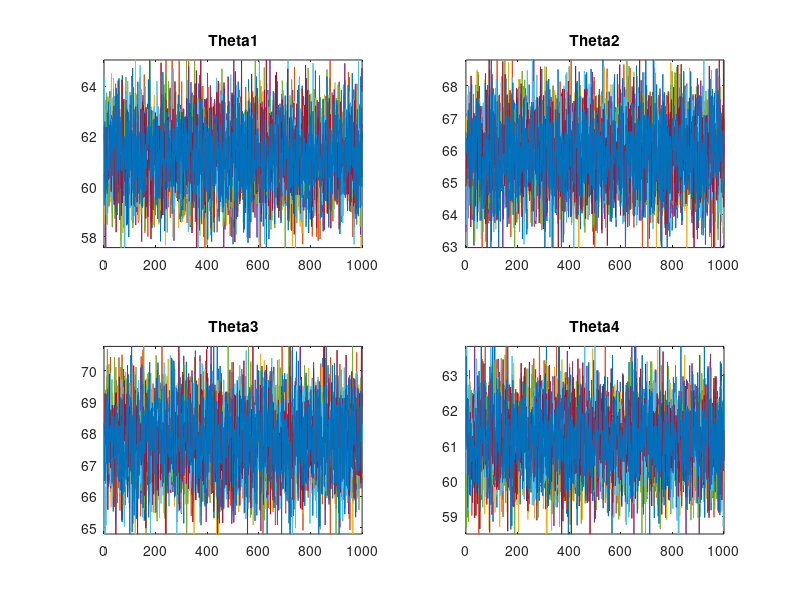
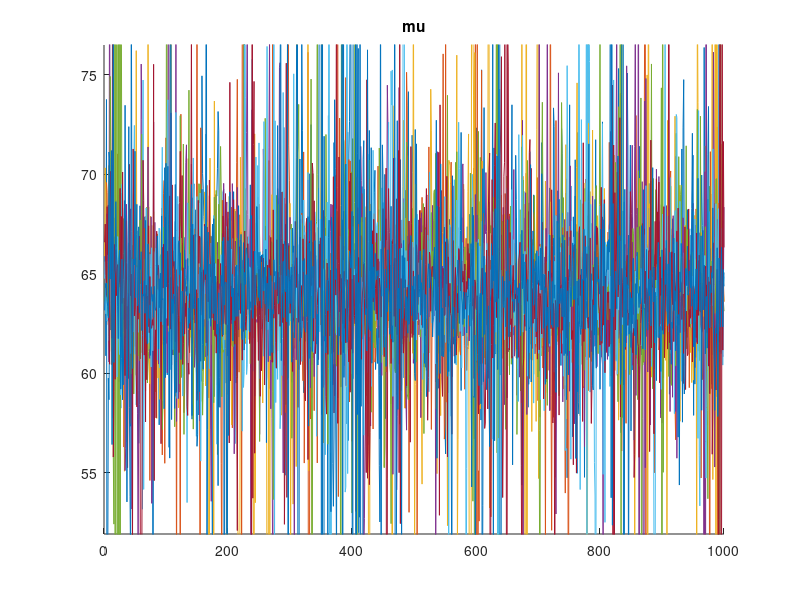
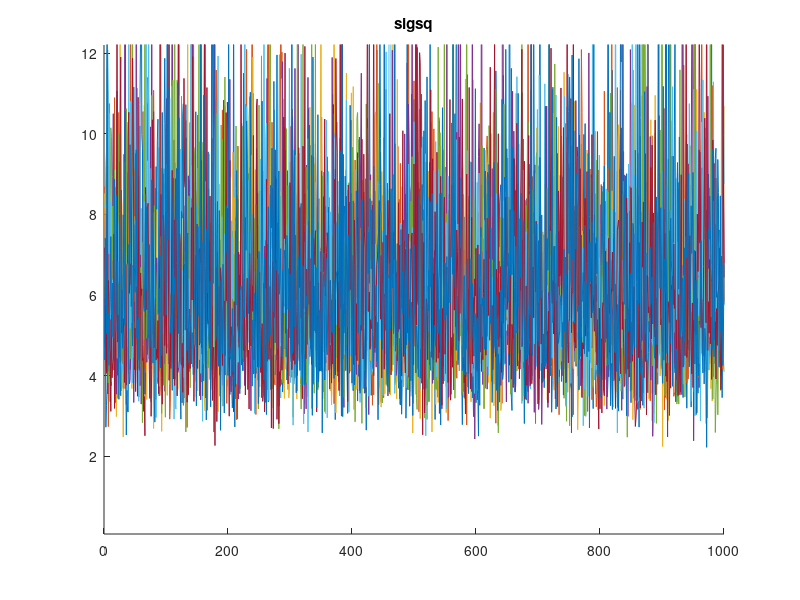
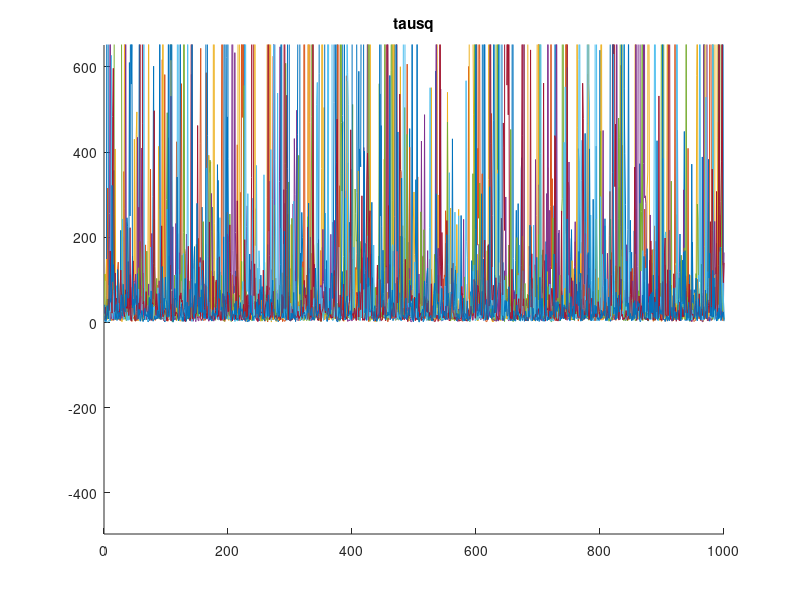

Here is the MATLAB script that generated these plots, in order:
function [] = GibbsHierarchical()
% This function implements the posterior inference for the hierarchical model as outlined in section 11.6 of Gelman et al's 3rd
% edition of Bayesian Data Analysis
% See also my slides and the section on MCMC convergence diagnostics to see notation etc. We will use m/2 chains for a total of n0
% + 2n iterations. We will discard the first n0 samples from each chain and then split the remainder of each chain into chains so
% that after the burn-in we will have a total of 2m chains each of length n.

rng(20);
n0 = 1000;   n = 1000;
N = n0 + 2*n;
NumChains = 4;  % Number of chain that we run. Will split each into 2 chains after discarding burnin samples
m = 2*NumChains;

% Data
J = 4;  % # of groups
NumJ = [4,6,6,8]; 
nimax = max(NumJ);
Y = zeros(J,nimax);
Y(1,1:NumJ(1)) = [62, 60, 63, 59];
Y(2,1:NumJ(2)) = [63, 67, 71, 64, 65, 66];
Y(3,1:NumJ(3)) = [68, 66, 71, 67, 68, 68];
Y(4,1:NumJ(4)) = [56, 62, 60, 61, 63, 64, 63, 59];

% Initialize matrices that will hold samples from posterior
theta1 = zeros(n,m);    theta2 = zeros(n,m);    theta3 = zeros(n,m);    theta4 = zeros(n,m);
sigsq = zeros(n,m);     mu = zeros(n,m);    tausq = zeros(n,m);

% Now generate the samples, discard burnin samples and split remainder of each chain into 2
for i=1:NumChains  
    [theta_samps, mu_samps, sigsq_samps, tausq_samps] = GibbsSample(N,Y,J,NumJ);    
    
    theta1(:,2*i-1) = theta_samps(1,(n0+1):(n0+n))';    theta1(:,2*i) = theta_samps(1,(n0+n+1):N)';     
    theta2(:,2*i-1) = theta_samps(2,(n0+1):(n0+n))';    theta2(:,2*i) = theta_samps(2,(n0+n+1):N)'; 
    theta3(:,2*i-1) = theta_samps(3,(n0+1):(n0+n))';    theta3(:,2*i) = theta_samps(3,(n0+n+1):N)';
    theta4(:,2*i-1) = theta_samps(4,(n0+1):(n0+n))';    theta4(:,2*i) = theta_samps(4,(n0+n+1):N)';    
    sigsq(:,2*i-1) = sigsq_samps((n0+1):(n0+n))';       sigsq(:,2*i) = sigsq_samps((n0+n+1):N)';  
    mu(:,2*i-1) = mu_samps((n0+1):(n0+n))';             mu(:,2*i) = mu_samps((n0+n+1):N)';    
    tausq(:,2*i-1) = tausq_samps((n0+1):(n0+n))';       tausq(:,2*i) = tausq_samps((n0+n+1):N)';
end


%Now plot each posterior quantity
figure(1);      hold on;     subplot(2,2,1);    plot(theta1);       title('Theta1');
ylim([mean(theta1(:,1))-3*std(theta1(:,1)),mean(theta1(:,1))+3*std(theta1(:,1))]); 
subplot(2,2,2);     plot(theta2);       title('Theta2');
ylim([mean(theta2(:,1))-3*std(theta2(:,1)),mean(theta2(:,1))+3*std(theta2(:,1))]); 
subplot(2,2,3);     plot(theta3);       title('Theta3');
ylim([mean(theta3(:,1))-3*std(theta3(:,1)),mean(theta3(:,1))+3*std(theta3(:,1))]); 
subplot(2,2,4);     plot(theta4);       title('Theta4');
ylim([mean(theta4(:,1))-3*std(theta4(:,1)),mean(theta4(:,1))+3*std(theta4(:,1))]); 
hold off

figure(2);   hold on;    plot(mu);      title('mu');
ylim([mean(mu(:,1))-3*std(mu(:,1)),mean(mu(:,1))+3*std(mu(:,1))]); 
hold off

figure(3);  hold on;    plot(sigsq);    title('sigsq');
ylim([mean(sigsq(:,1))-3*std(sigsq(:,1)),mean(sigsq(:,1))+3*std(sigsq(:,1))]); 
hold off

figure(4);  hold on;    plot(tausq);    title('tausq');
ylim([mean(tausq(:,1))-3*std(tausq(:,1)),mean(tausq(:,1))+3*std(tausq(:,1))]); 
hold off

% Now perform Gelman-Rubin convergence diagnostics
R_theta1 = Gelman_Rubin_Diagnostics(theta1)
R_theta2 = Gelman_Rubin_Diagnostics(theta2)
R_theta3 = Gelman_Rubin_Diagnostics(theta3)
R_theta4 = Gelman_Rubin_Diagnostics(theta4)

R_sigsq = Gelman_Rubin_Diagnostics(sigsq)
R_mu = Gelman_Rubin_Diagnostics(mu)
R_tausq = Gelman_Rubin_Diagnostics(tausq)

% Now compute quantiles
p = [0.025 0.25 0.5 0.75 0.975];
theta1_q = quantile(theta1(:),p)
theta2_q = quantile(theta2(:),p)
theta3_q = quantile(theta3(:),p)
theta4_q = quantile(theta4(:),p)
mu_q = quantile(mu(:),p)
sig_q = quantile(sqrt(sigsq(:)),p)
tau_q = quantile(sqrt(tausq(:)),p)


end

%*************************************************************
function [theta_samps, mu_samps, sigsq_samps, tausq_samps] = GibbsSample(N,Y,J,NumJ)

% Initialize outputs
theta_samps = zeros(J,N);   mu_samps = zeros(1,N);      sigsq_samps = zeros(1,N);   tausq_samps = zeros(1,N); 
n = sum(NumJ);

% Generate widely dispersed estimates for the thetas and mu
for i=1:J
    RandInd = randi(NumJ(i),1); % Generates a random integer from 1:NumI(i)
    theta_samps(i,1) = Y(i,RandInd);  % This is indeed an overdispersed starting point for theta_i
end
mu_samps(1) = mean(theta_samps(:,1));


for k=2:N 
    % Generate tausq from Inv-Chi^2 (J-1, param_tau)
    param_tau = sum((theta_samps(:,k-1) - mu_samps(k-1)).^2) / (J-1);
    tausq_samps(k) = GenerateInvChi(J-1,param_tau);
    
    % Generate sigsq from Inv-Chi^2 (J-1n, param_sig)
    param_sig = 0;
    for j=1:J
       param_sig = param_sig + sum((Y(j,1:NumJ(j)) - theta_samps(j,k-1)).^2);
    end
    param_sig = param_sig/n;
    sigsq_samps(k) = GenerateInvChi(n,param_sig);
    
    % Generate mu
    mu_samps(k) = mean(theta_samps(:,k-1)) + sqrt(tausq_samps(k)/J) * randn;
    
    % Generate the theta_j's
    for j=1:J
        temp2 = 1/tausq_samps(k) + NumJ(j)/sigsq_samps(k);
        temp1 = mu_samps(k)/tausq_samps(k) + (NumJ(j)/sigsq_samps(k)) * mean(Y(j,1:NumJ(j)));
        param1 = temp1/temp2;
        param2 = 1/temp2;      
        theta_samps(j,k) = param1 + sqrt(param2)*randn;  
    end   
   
end

end

%*************************************************************
function [sample] = GenerateInvChi(p1,p2)

y = chi2rnd(p1);
sample = p1*p2/y;
end

%*************************************************************
function [R] = Gelman_Rubin_Diagnostics(PostSamples)
% PostSamples is an (n,m) matrix of posterior samples where m = # of chains and n = # samples in each chain

n = length(PostSamples(:,1));
avg = mean(PostSamples,1);
B = n*var(avg);
W = mean(var(PostSamples));
VarEst = (n-1)*W/n + B/n;
R = sqrt(VarEst/W);

end





    
    
